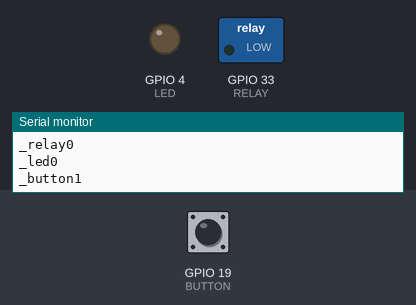
This sketch was run on a simulated ESP32. On the bench: switched loads named in the sketch (green lamp = pin HIGH), output pins drawn as LEDs (lit = HIGH), the last lines printed to the serial monitor. Inputs (shaded band) come from the test bench; at power-on: GPIO 19 (BUTTON) HIGH. WiFi joins after 1.5 s; servers stay silent unless stated.

Above: at 2.7 s.
2.8 s: GPIO 19 (BUTTON) pulled LOW for 0.15 s
At 2.87 s:
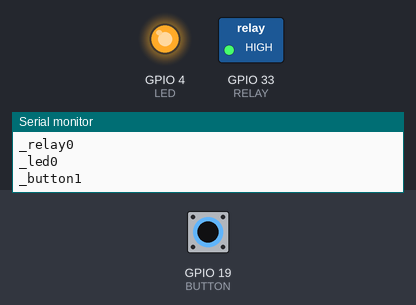
4.4 s: GPIO 19 (BUTTON) pulled LOW for 3.2 s
At 8.4 s:
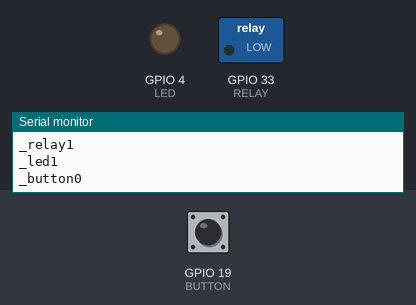
Timing chart, 0 to 9.9 s (numbered marks = the images above; inputs shaded):
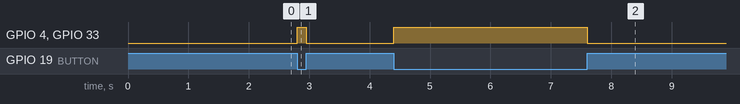

Measured:
- after the input at 2.8 s, GPIO 4 (LED), GPIO 33 (RELAY): LOW → HIGH at once, → LOW 0.15 s later
- after the input at 4.4 s, GPIO 4 (LED), GPIO 33 (RELAY): LOW → HIGH at once, → LOW 3.2 s later

The sketch:

esp_relay.ino
```cpp
#include "ota.h"

#define RELAY 33
#define LED 4
#define BUTTON 19

bool _button = true;
bool _relay = false;
bool _led = false;
unsigned long oldTime;
#define serialTime 1000

void setup() {
  Serial.begin(115200);
    WiFi.mode(WIFI_STA);
  WiFi.begin(ssid, password);
  otaInit();
  pinMode(LED, OUTPUT);
  pinMode(RELAY, OUTPUT);
  pinMode(BUTTON, INPUT_PULLUP);
  digitalWrite(LED, 0);
  digitalWrite(RELAY, 0);
}

void loop() {
  ArduinoOTA.handle();

  _button = digitalRead(BUTTON);
  if (millis() - oldTime > serialTime) {
    oldTime = millis();
    Serial.print("_relay");
    Serial.println(_relay);

    Serial.print("_led");
    Serial.println(_led);

    Serial.print("_button");
    Serial.println(_button);
  }
  if (_button == false) {
    _relay = true;
    _led = true;
    digitalWrite(RELAY, 1);
    digitalWrite(LED, 1);

  } else {
    _relay = false;
    _led = false;

    digitalWrite(RELAY, 0);
    digitalWrite(LED, 0);
  }
}
```

ota.h
```cpp
#include <WiFi.h>
#include <ESPmDNS.h>
#include <WiFiUdp.h>
#include <ArduinoOTA.h>

const char* ssid = "Tip-jar";
const char* password = "PASSWORD1234LOL";

void otaInit() {
  Serial.println("Booting");

  while (WiFi.waitForConnectResult() != WL_CONNECTED) {
    Serial.println("Connection Failed! Rebooting...");
    delay(5000);
    ESP.restart();
  }

  // Port defaults to 3232
  // ArduinoOTA.setPort(3232);

  // Hostname defaults to esp3232-[MAC]
   ArduinoOTA.setHostname("door trigger");

  // No authentication by default
  // ArduinoOTA.setPassword("admin");

  // Password can be set with it's md5 value as well
  // MD5(admin) = 21232f297a57a5a743894a0e4a801fc3
  // ArduinoOTA.setPasswordHash("21232f297a57a5a743894a0e4a801fc3");

  ArduinoOTA
    .onStart([]() {
      String type;
      if (ArduinoOTA.getCommand() == U_FLASH)
        type = "sketch";
      else // U_SPIFFS
        type = "filesystem";

      // NOTE: if updating SPIFFS this would be the place to unmount SPIFFS using SPIFFS.end()
      Serial.println("Start updating " + type);
    })
    .onEnd([]() {
      Serial.println("\nEnd");
    })
    .onProgress([](unsigned int progress, unsigned int total) {
      Serial.printf("Progress: %u%%\r", (progress / (total / 100)));
    })
    .onError([](ota_error_t error) {
      Serial.printf("Error[%u]: ", error);
      if (error == OTA_AUTH_ERROR) Serial.println("Auth Failed");
      else if (error == OTA_BEGIN_ERROR) Serial.println("Begin Failed");
      else if (error == OTA_CONNECT_ERROR) Serial.println("Connect Failed");
      else if (error == OTA_RECEIVE_ERROR) Serial.println("Receive Failed");
      else if (error == OTA_END_ERROR) Serial.println("End Failed");
    });

  ArduinoOTA.begin();

  Serial.println("Ready");
  Serial.print("IP address: ");
  Serial.println(WiFi.localIP());
}
```
